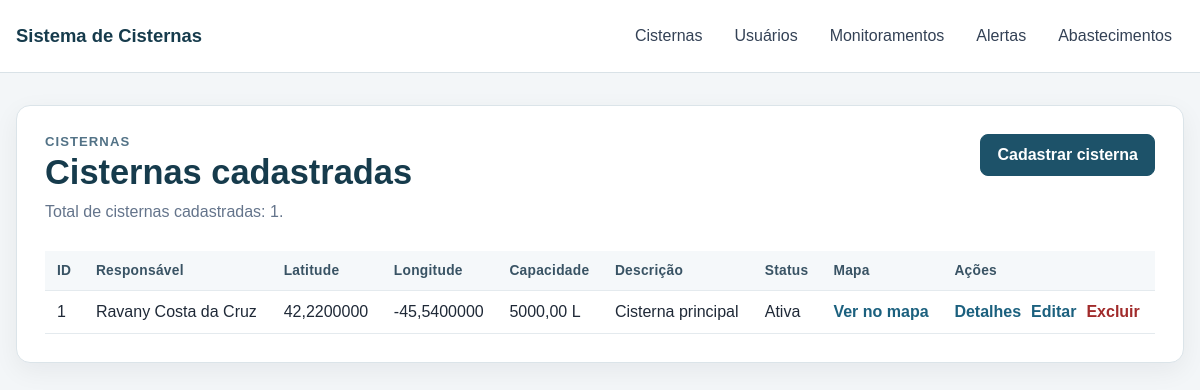
The page /cisternas/ on the database its author committed.
### cisternas/models.py (models this page shows, shortened)
class Cisterna(models.Model):
    usuario = models.ForeignKey(
        Usuario,
        on_delete=models.CASCADE,
        related_name="cisternas",
    )
    latitude = models.DecimalField(
        max_digits=10,
        decimal_places=7,
        validators=[
            MinValueValidator(Decimal("-90")),
            MaxValueValidator(Decimal("90")),
        ],
    )
    longitude = models.DecimalField(
        max_digits=10,
        decimal_places=7,
        validators=[
            MinValueValidator(Decimal("-180")),
            MaxValueValidator(Decimal("180")),
        ],
    )
    capacidade = models.DecimalField(
        max_digits=12,
        decimal_places=2,
        validators=[
            MinValueValidator(Decimal("0.01")),
        ],
    )
    descricao = models.CharField(max_length=255)
    status = models.CharField(max_length=20)
    class Meta:
        ordering = ("id",)

class Usuario(User):
    nome = models.CharField(max_length=255)
    cpf = models.CharField(max_length=11, unique=True)
    class Meta:
        ordering = ("nome", "username")

### cisternas/views.py (the view)
def cisterna_listar(request):
    cisternas = Cisterna.objects.select_related("usuario").all()
    contexto = {
        "titulo_pagina": "Cisternas cadastradas",
        "cisternas": cisternas,
        "quantidade_cisternas": cisternas.count(),
    }
    return render(
        request,
        "cisternas/cisterna_listar.html",
        contexto,
    )

### cisternas/templates/cisternas/cisterna_listar.html (shortened to what this page needs)
{% extends "cisternas/base.html" %}
{% block content %}
<section class="painel">
 <div class="pagina-topo">
 <div>
 <p class="pagina-sobre">Cisternas</p>
 <h1>{{ titulo_pagina }}</h1>
 <p class="pagina-descricao">
 Total de cisternas cadastradas: {{ quantidade_cisternas }}.
 </p>
 </div>
 <a class="botao botao-primario" href="{% url 'cisterna_criar' %}">
 Cadastrar cisterna
 </a>
 </div>
 {% if cisternas %}
 <div class="tabela-container">
 <table class="tabela-dados">
 <thead>
 <tr>
 <th>ID</th>
 <th>Responsável</th>
 <th>Latitude</th>
 <th>Longitude</th>
 <th>Capacidade</th>
 <th>Descrição</th>
 <th>Status</th>
 <th>Mapa</th>
 <th>Ações</th>
 </tr>
 </thead>
 <tbody>
 {% for cisterna in cisternas %}
 <tr>
 <td>{{ cisterna.id }}</td>
 <td>{{ cisterna.usuario.nome }}</td>
 <td>{{ cisterna.latitude }}</td>
 <td>{{ cisterna.longitude }}</td>
 <td>{{ cisterna.capacidade }} L</td>
 <td>{{ cisterna.descricao }}</td>
 <td>
 <span class="status-texto">
 {{ cisterna.status }}
 </span>
 </td>
 <td>
 <a
 class="link-tabela"
 href="https://www.openstreetmap.org/?mlat={{ cisterna.latitude }}&mlon={{ cisterna.longitude }}#map=17/{{ cisterna.latitude }}/{{ cisterna.longitude }}"
 target="_blank"
 rel="noopener noreferrer"
 >
 Ver no mapa
 </a>
 </td>
 <td>
 <div class="acoes-tabela">
 <a class="link-tabela" href="{% url 'cisterna_detalhar' cisterna.pk %}">Detalhes</a>
 <a class="link-tabela" href="{% url 'cisterna_editar' cisterna.pk %}">Editar</a>
 <a class="link-perigo" href="{% url 'cisterna_excluir' cisterna.pk %}">Excluir</a>
 </div>
 </td>
 </tr>
 {% endfor %}
 </tbody>
 </table>
 </div>
 {% endif %}
</section>
{% endblock %}

### cisternas/static/cisternas/css/base.css (style rules this page uses)
* { box-sizing: border-box; }
:root { font-family: Arial, Helvetica, sans-serif; color: #1f2937; background: #f3f6f8; }
body { margin: 0; min-height: 100vh; background: #f3f6f8; }
button, a { -webkit-tap-highlight-color: transparent; }
.painel { padding: 28px; border: 1px solid #dbe4e9; border-radius: 14px; background: #ffffff; box-shadow: 0 8px 26px rgba(15, 23, 42, 0.06); }
.pagina-topo { margin-bottom: 26px; display: flex; align-items: flex-start; justify-content: space-between; gap: 24px; }
.pagina-topo h1 { margin: 4px 0 8px; color: #163b4c; font-size: clamp(1.65rem, 3vw, 2.15rem); }
.pagina-sobre { margin: 0; color: #527286; font-size: 0.82rem; font-weight: 700; letter-spacing: 0.08em; text-transform: uppercase; }
.pagina-descricao { max-width: 720px; margin: 0; color: #64748b; line-height: 1.55; }
.botao { min-height: 42px; padding: 10px 16px; border: 1px solid transparent; border-radius: 8px; display: inline-flex; align-items: center; justify-content: center; gap: 8px; cursor: pointer; font-weight: 700; text-decoration: none; }
.botao-primario { border-color: #1d5269; background: #1d5269; color: #ffffff; }
.tabela-container { width: 100%; overflow-x: auto; }
.tabela-dados { width: 100%; border-collapse: collapse; min-width: 760px; }
.tabela-dados th, .tabela-dados td { padding: 12px; border-bottom: 1px solid #e4eaee; text-align: left; vertical-align: top; }
.tabela-dados th { background: #f5f8fa; color: #395364; font-size: 0.86rem; letter-spacing: 0.02em; }
.link-tabela { color: #1b607e; font-weight: 700; text-decoration: none; }
.status-texto { white-space: nowrap; }
.acoes-tabela { display: flex; flex-wrap: wrap; gap: 10px; }
.link-perigo { color: #a12b2b; font-weight: 700; text-decoration: none; }

### rows shown on the page
Cisterna: id "1", usuario.nome "Ravany Costa da Cruz", latitude "42,2200000", longitude "-45,5400000", capacidade "5000,00", descricao "Cisterna principal", status "Ativa"

### other values the page prints
{{ titulo_pagina }} "Cisternas cadastradas"
{{ quantidade_cisternas }} "1"
